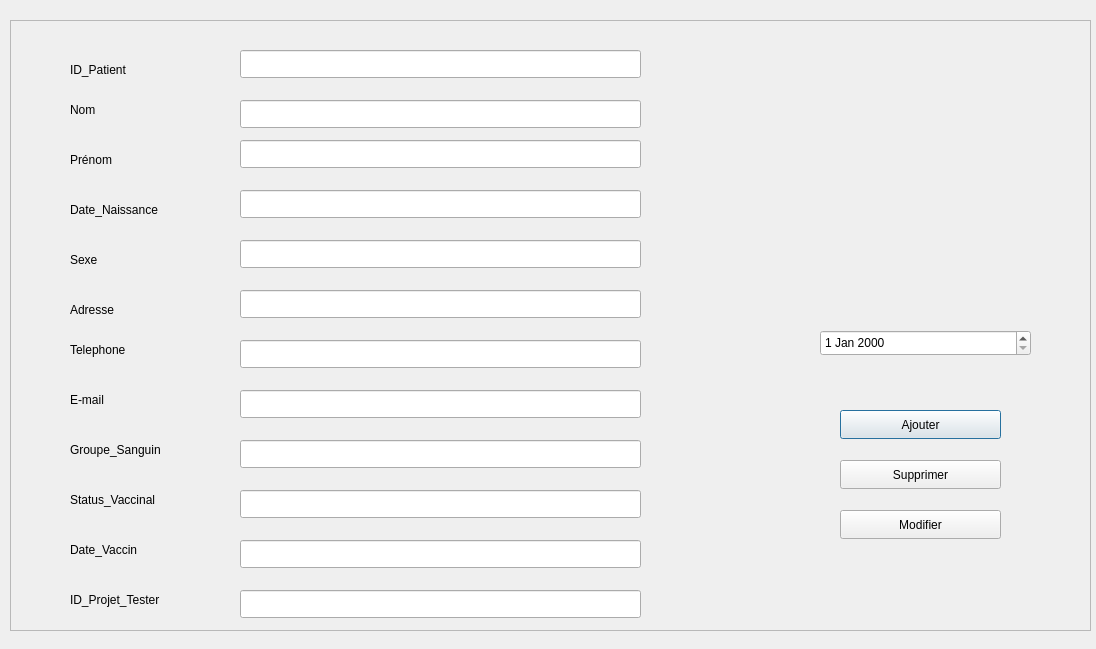
<?xml version="1.0" encoding="UTF-8"?>
<ui version="4.0">
 <class>patform</class>
 <widget class="QDialog" name="patform">
  <property name="geometry">
   <rect>
    <x>0</x>
    <y>0</y>
    <width>1096</width>
    <height>649</height>
   </rect>
  </property>
  <property name="windowTitle">
   <string>Dialog</string>
  </property>
  <widget class="QFrame" name="frame">
   <property name="geometry">
    <rect>
     <x>10</x>
     <y>20</y>
     <width>1081</width>
     <height>611</height>
    </rect>
   </property>
   <property name="frameShape">
    <enum>QFrame::Shape::StyledPanel</enum>
   </property>
   <property name="frameShadow">
    <enum>QFrame::Shadow::Raised</enum>
   </property>
   <widget class="QPushButton" name="Ajt">
    <property name="geometry">
     <rect>
      <x>830</x>
      <y>390</y>
      <width>161</width>
      <height>29</height>
     </rect>
    </property>
    <property name="text">
     <string>Ajouter</string>
    </property>
   </widget>
   <widget class="QPushButton" name="Supp">
    <property name="geometry">
     <rect>
      <x>830</x>
      <y>440</y>
      <width>161</width>
      <height>29</height>
     </rect>
    </property>
    <property name="text">
     <string>Supprimer</string>
    </property>
   </widget>
   <widget class="QPushButton" name="Modd">
    <property name="geometry">
     <rect>
      <x>830</x>
      <y>490</y>
      <width>161</width>
      <height>29</height>
     </rect>
    </property>
    <property name="text">
     <string>Modifier</string>
    </property>
   </widget>
   <widget class="QLabel" name="idp">
    <property name="geometry">
     <rect>
      <x>60</x>
      <y>40</y>
      <width>121</width>
      <height>20</height>
     </rect>
    </property>
    <property name="text">
     <string>ID_Patient</string>
    </property>
   </widget>
   <widget class="QLabel" name="nomp">
    <property name="geometry">
     <rect>
      <x>60</x>
      <y>80</y>
      <width>63</width>
      <height>20</height>
     </rect>
    </property>
    <property name="text">
     <string>Nom</string>
    </property>
   </widget>
   <widget class="QLabel" name="pmp">
    <property name="geometry">
     <rect>
      <x>60</x>
      <y>130</y>
      <width>63</width>
      <height>20</height>
     </rect>
    </property>
    <property name="text">
     <string>Prénom</string>
    </property>
   </widget>
   <widget class="QLabel" name="adrp">
    <property name="geometry">
     <rect>
      <x>60</x>
      <y>280</y>
      <width>63</width>
      <height>20</height>
     </rect>
    </property>
    <property name="text">
     <string>Adresse</string>
    </property>
   </widget>
   <widget class="QLabel" name="telp">
    <property name="geometry">
     <rect>
      <x>60</x>
      <y>320</y>
      <width>81</width>
      <height>20</height>
     </rect>
    </property>
    <property name="text">
     <string>Telephone</string>
    </property>
   </widget>
   <widget class="QLabel" name="mailp">
    <property name="geometry">
     <rect>
      <x>60</x>
      <y>370</y>
      <width>63</width>
      <height>20</height>
     </rect>
    </property>
    <property name="text">
     <string>E-mail</string>
    </property>
   </widget>
   <widget class="QLabel" name="gsp">
    <property name="geometry">
     <rect>
      <x>60</x>
      <y>420</y>
      <width>131</width>
      <height>20</height>
     </rect>
    </property>
    <property name="text">
     <string>Groupe_Sanguin</string>
    </property>
   </widget>
   <widget class="QLabel" name="sexep">
    <property name="geometry">
     <rect>
      <x>60</x>
      <y>230</y>
      <width>63</width>
      <height>20</height>
     </rect>
    </property>
    <property name="text">
     <string>Sexe</string>
    </property>
   </widget>
   <widget class="QLabel" name="dnp">
    <property name="geometry">
     <rect>
      <x>60</x>
      <y>180</y>
      <width>121</width>
      <height>20</height>
     </rect>
    </property>
    <property name="text">
     <string>Date_Naissance</string>
    </property>
   </widget>
   <widget class="QLabel" name="idptp">
    <property name="geometry">
     <rect>
      <x>60</x>
      <y>570</y>
      <width>111</width>
      <height>20</height>
     </rect>
    </property>
    <property name="text">
     <string>ID_Projet_Tester</string>
    </property>
   </widget>
   <widget class="QLabel" name="dvp">
    <property name="geometry">
     <rect>
      <x>60</x>
      <y>520</y>
      <width>101</width>
      <height>20</height>
     </rect>
    </property>
    <property name="text">
     <string>Date_Vaccin</string>
    </property>
   </widget>
   <widget class="QLabel" name="svp">
    <property name="geometry">
     <rect>
      <x>60</x>
      <y>470</y>
      <width>111</width>
      <height>20</height>
     </rect>
    </property>
    <property name="text">
     <string>Status_Vaccinal</string>
    </property>
   </widget>
   <widget class="QLineEdit" name="lineEdit">
    <property name="geometry">
     <rect>
      <x>230</x>
      <y>30</y>
      <width>401</width>
      <height>28</height>
     </rect>
    </property>
   </widget>
   <widget class="QLineEdit" name="lineEdit_2">
    <property name="geometry">
     <rect>
      <x>230</x>
      <y>120</y>
      <width>401</width>
      <height>28</height>
     </rect>
    </property>
   </widget>
   <widget class="QLineEdit" name="lineEdit_3">
    <property name="geometry">
     <rect>
      <x>230</x>
      <y>80</y>
      <width>401</width>
      <height>28</height>
     </rect>
    </property>
   </widget>
   <widget class="QLineEdit" name="lineEdit_4">
    <property name="geometry">
     <rect>
      <x>230</x>
      <y>170</y>
      <width>401</width>
      <height>28</height>
     </rect>
    </property>
   </widget>
   <widget class="QLineEdit" name="lineEdit_5">
    <property name="geometry">
     <rect>
      <x>230</x>
      <y>220</y>
      <width>401</width>
      <height>28</height>
     </rect>
    </property>
   </widget>
   <widget class="QLineEdit" name="lineEdit_6">
    <property name="geometry">
     <rect>
      <x>230</x>
      <y>270</y>
      <width>401</width>
      <height>28</height>
     </rect>
    </property>
   </widget>
   <widget class="QLineEdit" name="lineEdit_7">
    <property name="geometry">
     <rect>
      <x>230</x>
      <y>320</y>
      <width>401</width>
      <height>28</height>
     </rect>
    </property>
   </widget>
   <widget class="QLineEdit" name="lineEdit_8">
    <property name="geometry">
     <rect>
      <x>230</x>
      <y>370</y>
      <width>401</width>
      <height>28</height>
     </rect>
    </property>
   </widget>
   <widget class="QLineEdit" name="lineEdit_9">
    <property name="geometry">
     <rect>
      <x>230</x>
      <y>420</y>
      <width>401</width>
      <height>28</height>
     </rect>
    </property>
   </widget>
   <widget class="QLineEdit" name="lineEdit_10">
    <property name="geometry">
     <rect>
      <x>230</x>
      <y>470</y>
      <width>401</width>
      <height>28</height>
     </rect>
    </property>
   </widget>
   <widget class="QLineEdit" name="lineEdit_11">
    <property name="geometry">
     <rect>
      <x>230</x>
      <y>520</y>
      <width>401</width>
      <height>28</height>
     </rect>
    </property>
   </widget>
   <widget class="QLineEdit" name="lineEdit_12">
    <property name="geometry">
     <rect>
      <x>230</x>
      <y>570</y>
      <width>401</width>
      <height>28</height>
     </rect>
    </property>
   </widget>
   <widget class="QDateEdit" name="dateEdit">
    <property name="geometry">
     <rect>
      <x>810</x>
      <y>310</y>
      <width>211</width>
      <height>26</height>
     </rect>
    </property>
   </widget>
  </widget>
 </widget>
 <resources/>
 <connections/>
</ui>
